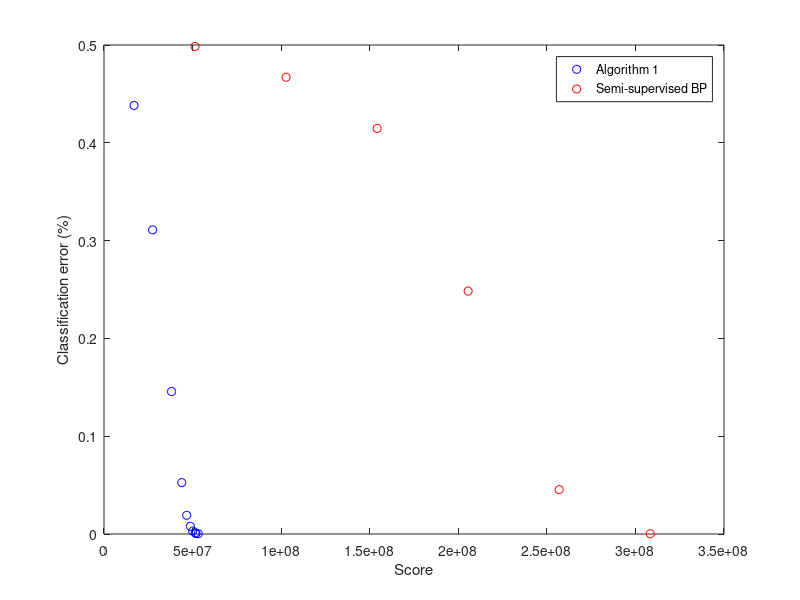

The MATLAB script that drew this image:
load("data");

%PLOT
plot(is_score, is_erro, 'ob', bp_score, bp_erro, 'or')
xlabel("Score");
ylabel("Classification error (%)");
legend("Algorithm 1", "Semi-supervised BP");
